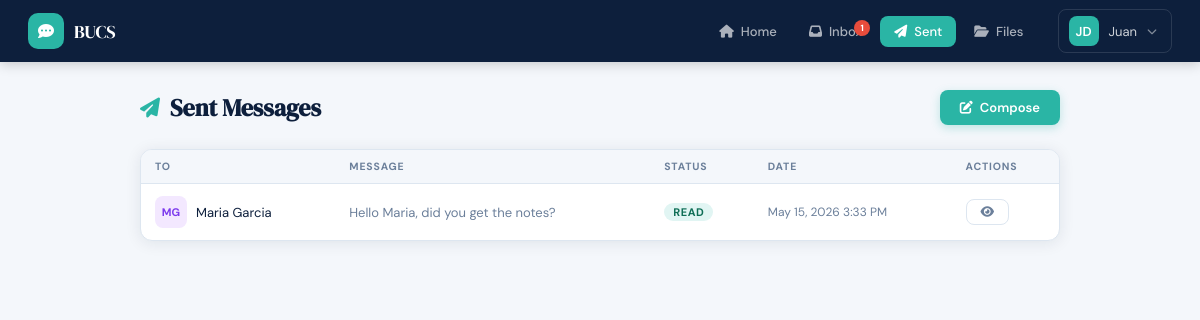
The page /user/sent.php (signed in) on the database its author committed.
### tables this page shows
CREATE TABLE IF NOT EXISTS messages (
    mess_id     INT AUTO_INCREMENT PRIMARY KEY,
    sender_id   VARCHAR(20)  NOT NULL,
    receiver    VARCHAR(20)  NOT NULL,   
    message     TEXT         NOT NULL,
    status      ENUM('sent','read','deleted') DEFAULT 'sent',
    sent_at     DATETIME DEFAULT CURRENT_TIMESTAMP,
    FOREIGN KEY (sender_id) REFERENCES users(id_no) ON DELETE CASCADE,
    FOREIGN KEY (receiver)  REFERENCES users(id_no) ON DELETE CASCADE
);

CREATE TABLE IF NOT EXISTS users (
    id_no       VARCHAR(20) PRIMARY KEY,
    fname       VARCHAR(50)  NOT NULL,
    mname       VARCHAR(50),
    lname       VARCHAR(50)  NOT NULL,
    uname       VARCHAR(50)  NOT NULL UNIQUE,
    pwd         VARCHAR(255) NOT NULL,
    created_at  DATETIME DEFAULT CURRENT_TIMESTAMP
);

### user/sent.php (the view, shortened to what this page needs)
<?php
include 'layout.php';
$db  = getDB();
$uid = $me['id_no'];
$msgs = $db->query("
    SELECT m.*, u.fname, u.lname
    FROM messages m JOIN users u ON m.receiver = u.id_no
    WHERE m.sender_id='$uid'
    ORDER BY m.sent_at DESC");
?>
<div class="page-wrap">
  <div class="page-head">
    <h1><i class="fa fa-paper-plane"></i> Sent Messages</h1>
    <a href="compose.php" class="btn btn-primary"><i class="fa fa-pen-to-square"></i> Compose</a>
  </div>
  <div class="card">
    <?php if ($msgs->num_rows === 0): ?>
    <div class="empty"><i class="fa fa-paper-plane"></i><p>No sent messages yet.</p></div>
    <?php else: ?>
    <div class="tbl-wrap">
    <table class="tbl">
      <thead><tr><th>To</th><th>Message</th><th>Status</th><th>Date</th><th>Actions</th></tr></thead>
      <tbody>
      <?php while($m = $msgs->fetch_assoc()): ?>
      <tr>
        <td>
          <div style="display:flex;align-items:center;gap:9px;">
            <div style="width:32px;height:32px;background:#f3e8ff;border-radius:8px;display:grid;place-items:center;flex-shrink:0;font-size:11px;font-weight:700;color:#7c3aed">
              <?= strtoupper(substr($m['fname'],0,1).substr($m['lname'],0,1)) ?>
            </div>
            <?= htmlspecialchars($m['fname'].' '.$m['lname']) ?>
          </div>
        </td>
        <td style="color:var(--muted);max-width:280px;">
          <?= htmlspecialchars(mb_substr($m['message'],0,70)) ?><?= mb_strlen($m['message'])>70?'…':'' ?>
        </td>
        <td><span class="badge badge-<?= $m['status'] ?>"><?= ucfirst($m['status']) ?></span></td>
        <td style="color:var(--muted);font-size:12px;white-space:nowrap"><?= date('M d, Y g:i A', strtotime($m['sent_at'])) ?></td>
        <td>
          <a href="view_message.php?id=<?= $m['mess_id'] ?>" class="btn btn-ghost btn-sm"><i class="fa fa-eye"></i></a>
        </td>
      </tr>
      <?php endwhile; ?>
      </tbody>
    </table>
    </div>
    <?php endif; ?>
  </div>
</div>
</body></html>

### user/layout.php (style rules this page uses)
*,*::before,*::after { box-sizing:border-box;margin:0;padding:0 }
:root { --navy:#0d1f3c;--blue:#1a3a6b;--teal:#2ab5a5;--teal-dk:#1a9d8e; --teal-lt:#e1f5f3;--text:#0d1f3c;--muted:#6b7f9a; --border:#dde6f0;--bg:#f4f7fb;--white:#fff; --error:#e74c3c;--success:#27ae60;--warn:#f39c12; --nav-h:62px;--radius:12px; --shadow:0 2px 16px rgba(13,31,60,.09); --shadow-lg:0 6px 32px rgba(13,31,60,.14); }
html { font-size:14px; }
body { font-family:'DM Sans',sans-serif;background:var(--bg);color:var(--text);min-height:100vh; }
.page-wrap { max-width:960px;margin:0 auto;padding:28px 20px; }
.page-head { display:flex;align-items:center;justify-content:space-between; margin-bottom:24px;gap:12px;flex-wrap:wrap; }
.page-head h1 { font-family:'DM Serif Display',serif; font-size:24px;color:var(--navy); display:flex;align-items:center;gap:10px; }
.page-head h1 i { color:var(--teal);font-size:20px; }
.card { background:var(--white);border-radius:var(--radius); border:1px solid var(--border);box-shadow:var(--shadow);overflow:hidden; }
.btn { display:inline-flex;align-items:center;gap:7px; padding:9px 20px;border-radius:8px;border:none; font-family:inherit;font-size:13px;font-weight:600; cursor:pointer;transition:all .15s;text-decoration:none; }
.btn-primary { background:var(--teal);color:#fff;box-shadow:0 3px 10px rgba(42,181,165,.28); }
.btn-ghost { background:transparent;color:var(--muted);border:1.5px solid var(--border); }
.btn-sm { padding:6px 14px;font-size:12px; }
.badge { display:inline-block;padding:2px 9px;border-radius:20px; font-size:11px;font-weight:700;text-transform:uppercase;letter-spacing:.05em; }
.badge-read { background:var(--teal-lt);color:#0f6e56; }
.tbl-wrap { overflow-x:auto; }
table.tbl { width:100%;border-collapse:collapse;font-size:13px; }
table.tbl thead tr { background:var(--bg); }
table.tbl th { padding:10px 14px;text-align:left; font-size:10.5px;font-weight:700;text-transform:uppercase; letter-spacing:.08em;color:var(--muted);white-space:nowrap; }
table.tbl td { padding:12px 14px;border-top:1px solid var(--border);vertical-align:middle; }

### rows shown on the page
messages: receiver.lname "MG", receiver.lname "Maria Garcia", message "Hello Maria, did you get the notes?", status "READ", sent_at "May 15, 2026 3:33 PM"

### other values the page prints
$unread "1"
substr($me['fname'],0,1).substr($me['lname'],0,1) "JD"
$me['fname'] "Juan"
